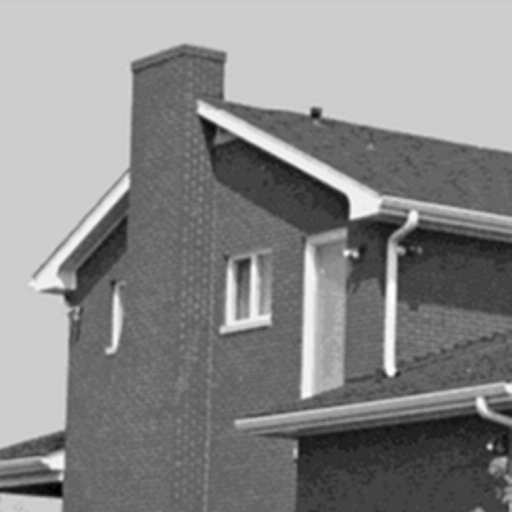
#> input picture images/input/house.png, 512 x 512 px
$ jupyter execute --allow-errors demo.ipynb
#> lines starting #> are read from the running program, lines starting #| are printed output that depends on the picture
### data_completion_python/matrix_completion.py
import numpy as np
from numpy import linalg as LA
from data_completion_python import utils

def alternating_projection(M: np.ndarray, mask: np.ndarray, r: int, n_iters: int = 50) -> np.ndarray:
    """
    Alternating projection matrix completion algorithm based on work by Lai, Varghese.
    Inputs:
        M: initial completion guess.
        mask: unknown entries mask.
        r: rank of completion.
        n_iters: number of iterations
    Output:
        X: Approximately rank r completion of M.
    """

    X = M.copy()
    error_threshold = 1e-8

    for _ in range(n_iters):
        U, S, Vh = LA.svd(X) # singular value decompostion of X
        Sigma = np.zeros(np.shape(M))
        np.fill_diagonal(Sigma,S) # diagonal matrix of singular values
        X_prev = X
        X = U[:,:r] @ Sigma[:r,:r] @ Vh[:r,:] # rank r projection
        X[mask] = M[mask] # known_entries #projection onto plane of completions
        error = LA.norm(X - X_prev, 2)
        if error < error_threshold:
            break
    return X # completion

# [17 lines left out: function alternating_projection_example, not called in this run]


# [2 lines that do not run on import are left out]

### data_completion_python/utils.py
"""Utility functions."""
import numpy as np

def random_mask(m: int, n: int, k: int):
    """creates a random m x n mask with exactly k true entries"""
    perm = np.random.choice(m*n, k, replace=False)
    linear_mask = np.zeros(m*n)
    linear_mask[perm] = 1
    mask = np.reshape(linear_mask, (m, n))
    mask = mask==1 # turns mask into a logical matrix
    return mask

def forget_compliment(X: np.ndarray, I: np.ndarray, J: np.ndarray) -> np.ndarray:
    """Inputs: Matrix X, row indices I, column indices J."""
    X_copy = X.copy()
    mask = np.zeros_like(X, dtype=bool)
    mask[I, :] = True # Set the mask to True for rows in I
    mask[:, J] = True # Set the mask to True for columns in J
    X_copy[~mask] = 0
    return X_copy

def psnr(img1: np.ndarray, img2: np.ndarray, max_pixel_value: float = 255.0):
    """Peak signal to nosie ratio."""
    mse = np.mean((img1 - img2) ** 2)
    if mse == 0:
        return float('inf')  # Infinite PSNR if MSE is zero
    return 10 * np.log10((max_pixel_value ** 2) / mse)

### data_completion_python/maxvol.py
import numpy as np
from numpy import linalg as LA

# [102 lines left out: functions maxvol, alternating_maxvol, not called in this run]

def cur_decomposition(X: np.ndarray, I: np.ndarray, J: np.ndarray) -> np.ndarray:
    """Returns the CUR decomposition of X
    with respect to the submatrix in given row indices I
    and column indices J."""
    rank = len(I)
    if rank != len(J):
        raise ValueError("Length of I and J must be equal.")
    C = X[:,J]
    A = X[I,:][:,J]
    R = X[I,:]
    submatrix_rank = np.linalg.matrix_rank(A)
    if submatrix_rank != rank:
        print(f"Warning: Submatrix in positions I and J is not invertible. Rank {submatrix_rank} when expecting rank {rank}.")
    U = np.linalg.pinv(A)
    return C @ U @ R

# Examples

# [30 lines left out: functions maxvol_example, alternating_maxvol_example, not called in this run]

# [3 lines that do not run on import are left out]

### notebooks/demo.ipynb
# Image Completion

## Import packages

[cell 1]
import sys
import os
from PIL import Image
import numpy as np
import matplotlib.pyplot as plt

sys.path.append(os.path.abspath("..")) # Add the parent directory to the system path

from data_completion_python import maxvol, matrix_completion, utils

## Low-Rank Matrix Completion

We will demonstrate how missing data can be recovered using low-rank matrix completion.

As an example, we will use this image of a house as an example.

[cell 2]
# Read house image
house_img = Image.open('../images/input/house.png').convert('L')
plt.imshow(house_img, cmap='grey')
plt.show()

### Delete Data

35% of the data will be deleted at random.

[cell 3]
house_array = np.array(house_img)
m, n = np.shape(house_array) # dimensions of image
#> m = 512; n = 512
known_ratio = 0.65 # percentage of known entries
num_known = round(known_ratio * m * n) # number of known entries
#> num_known = 170394
house_mask = utils.random_mask(m, n, num_known)
house_missing_data = house_array.copy()
house_missing_data[~house_mask] = 0
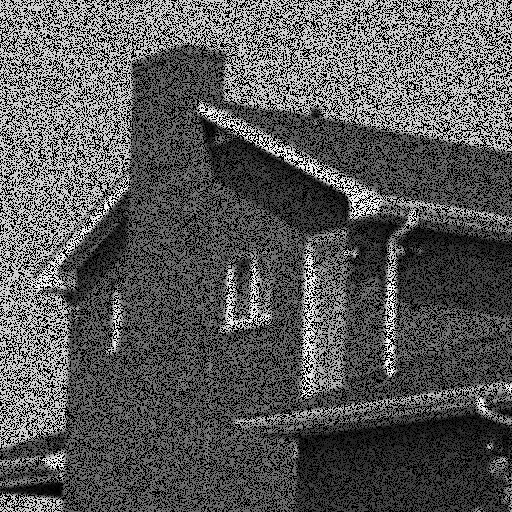
#> house_missing_data: shape (512, 512); min 0, max 254, mean 88.7
plt.imshow(house_missing_data, cmap='grey')
plt.show()

### Alternating Projection

Complete the house image using the alternating projection method.

[cell 4]
rank = int(min(m, n)/12)
#> rank = 42
alt_proj_house_completion = matrix_completion.alternating_projection(house_missing_data, house_mask, rank)
#> the loop in alternating_projection, `for _ in range(n_iters):` made 50 passes
#> error on passes 1 to 12: 11932.7, 5145.6, 2805.2, 1750.7, 1198.1, 871.9, 659.6, 512.8, 406.6, 328.1, 273.2, 236.8
#> pass 1, in alternating_projection, `U, S, Vh = LA.svd(X)`:
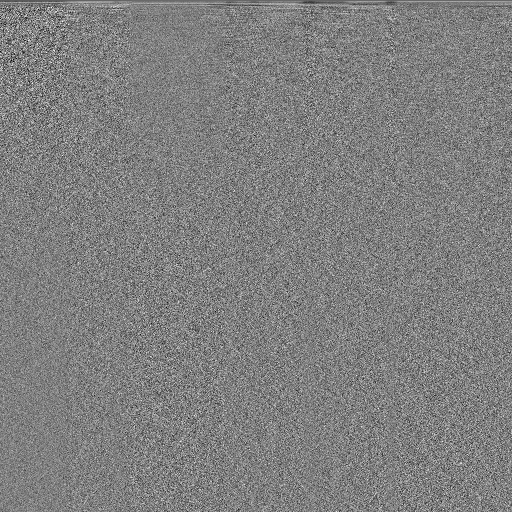
#> Vh: shape (512, 512) float64; min -0.215, max 0.213, mean -6.11e-05; drawn with min black and max white
#> pass 1, in alternating_projection, `X = U[:,:r] @ Sigma[:r,:r] @ Vh[:r,:]`:
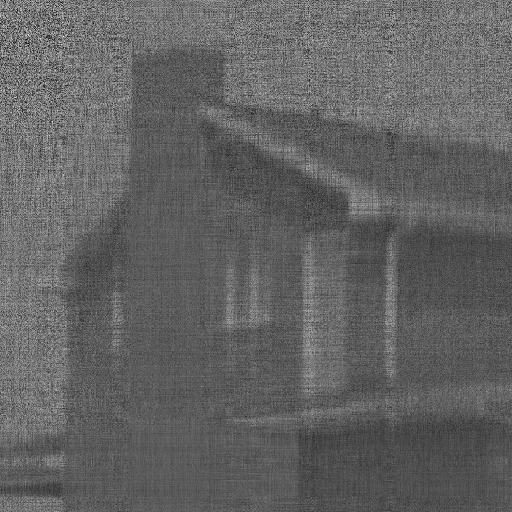
#> X: shape (512, 512) float64; min -151.5, max 466.1, mean 88.7; drawn with min black and max white
#> pass 2, in alternating_projection, `U, S, Vh = LA.svd(X)`:
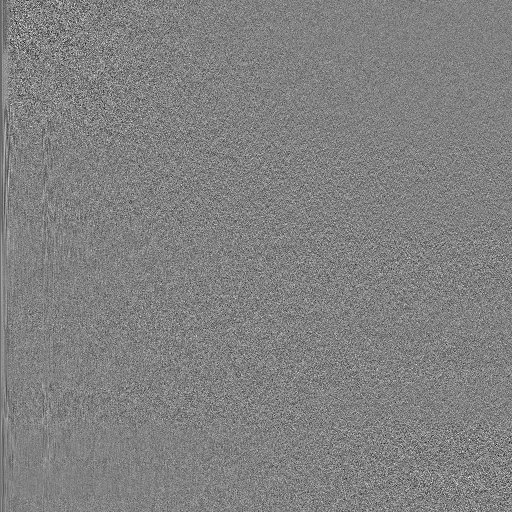
#> U: shape (512, 512) float64; min -0.285, max 0.276, mean -8.17e-05; drawn with min black and max white
#> after the loop in alternating_projection, `for _ in range(n_iters):`:
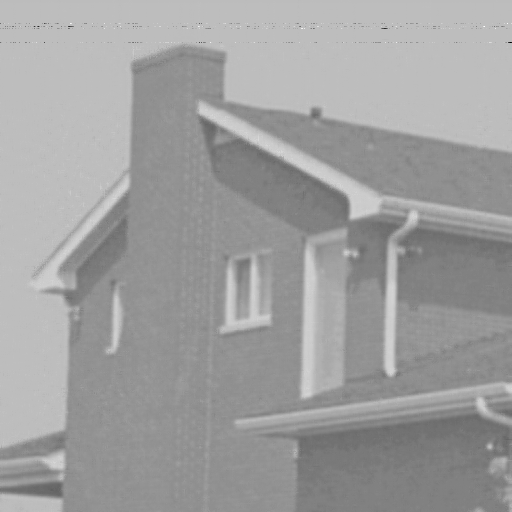
#> X: shape (512, 512) float64; min -230.6, max 355.8, mean 136.4; drawn with min black and max white

[cell 5]
plt.imshow(alt_proj_house_completion, cmap='grey', vmin=0, vmax=255)
plt.show()

## Maximum Volume Algorithms

Maximum volume algorithms find close to maximum volume submatrices of a matrix. Here the volume of a matrix is the absolute value of the determinant.

Maximum volume submatrices are important to find because they minimize the error of the CUR decomposition of the matrix if they matrix is high rank.

The quality of the decomposition is taken with respect to the peak signal to nosie ratio (PSNR). As will be demonstrated, the PSNR of the CUR decomposition is much better when taken with respect to a maximum volume submatrix.

### Maximum Volumne Submatrix 👍

Now we will take the CUR decomposition with respect to a maximum volume submatrix. This approximation is much closer to the original image than the arbitrary CUR decomposition is.

#> (a cell that did not finish here is left out)

### Arbitrary Submatrix 👎

To demonstrate the effectiveness of using a maximum volume submatrix for the CUR decomposition, we will take the CUR decomposition with respect to an arbitrary submatrix, which will result in an approximation with extremely high noise.

[cell 7]
I_random = np.random.choice(3*m//4, rank, replace=False) + m//8 # random row indices
#> I_random = 42 values, max 432 at index 3, min 76 at index 38, mean 249.4
J_random = np.random.choice(3*n//4, rank, replace=False) + n//8 # random column indices
#> J_random = 42 values, max 443 at index 29, min 74 at index 0, mean 241.3

random_deletion = utils.forget_compliment(house_array, I_random, J_random)
#> in forget_compliment, `mask = np.zeros_like(X, dtype=bool)`: mask: shape (512, 512) bool; every value is 0
#> in forget_compliment, `mask[:, J] = True`:
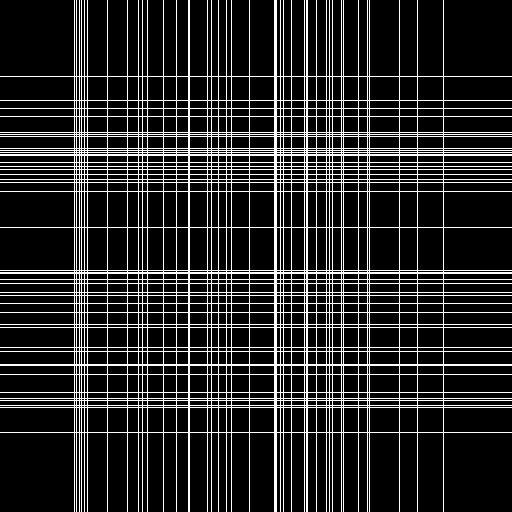
#> mask: shape (512, 512) bool; 15.7% white in thin lines or dots
#> in forget_compliment, `X_copy[~mask] = 0`:
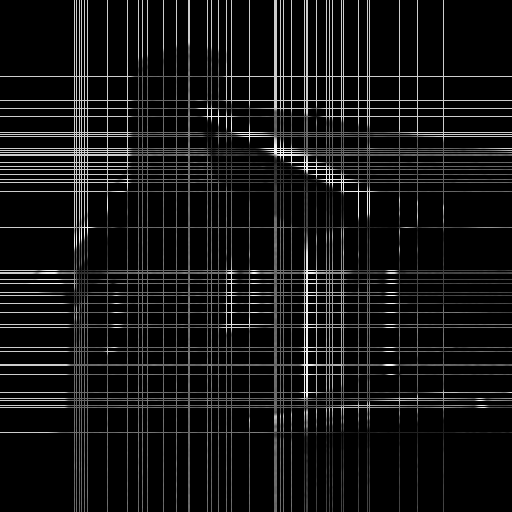
#> X_copy: shape (512, 512); min 0, max 253, mean 20.9
cur_random = maxvol.cur_decomposition(house_array, I_random, J_random)
#> in cur_decomposition, `rank = len(I)`: rank = 42
#> in cur_decomposition, `C = X[:,J]`:
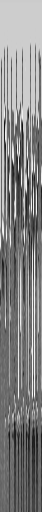
#> C: shape (512, 42); min 12, max 253, mean 131.3
#> in cur_decomposition, `R = X[I,:]`:
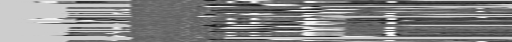
#> R: shape (42, 512); min 19, max 253, mean 133.4
#> in cur_decomposition, `return C @ U @ R`:
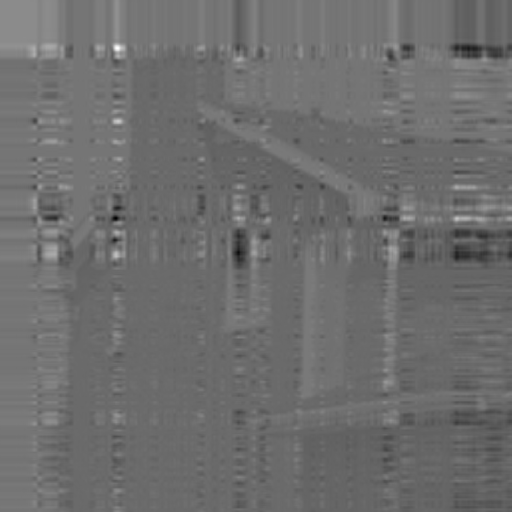
#> returned value: shape (512, 512) float64; min -869.3, max 1463.5, mean 136.4; drawn with min black and max white
random_approx_psnr = utils.psnr(cur_random, house_array)
#> in psnr, `mse = np.mean((img1 - img2) ** 2)`: mse = 6497.7
#> random_approx_psnr = 10

fig_rand, axes_rand = plt.subplots(1, 2, figsize=(10, 5))  # 1 row, 2 columns
fig_rand.suptitle('Arbitrary Index CUR Decomposition')

axes_rand[0].imshow(random_deletion, cmap='grey', vmin=0, vmax=255)
axes_rand[0].set_title('Compressed Image')

axes_rand[1].imshow(cur_random, cmap='grey', vmin=0, vmax=255)
axes_rand[1].set_title(f'Completion PSNR {round(random_approx_psnr, 3)}')
plt.show()

### Side By Side Comparison

[cell 8]
fig, axes = plt.subplots(2, 2, figsize=(10, 10))  # 2 row, 2 columns
fig.suptitle('Maxvol vs. Random CUR Decomposition')
#> (the rest of this cell did not finish here and is left out)
